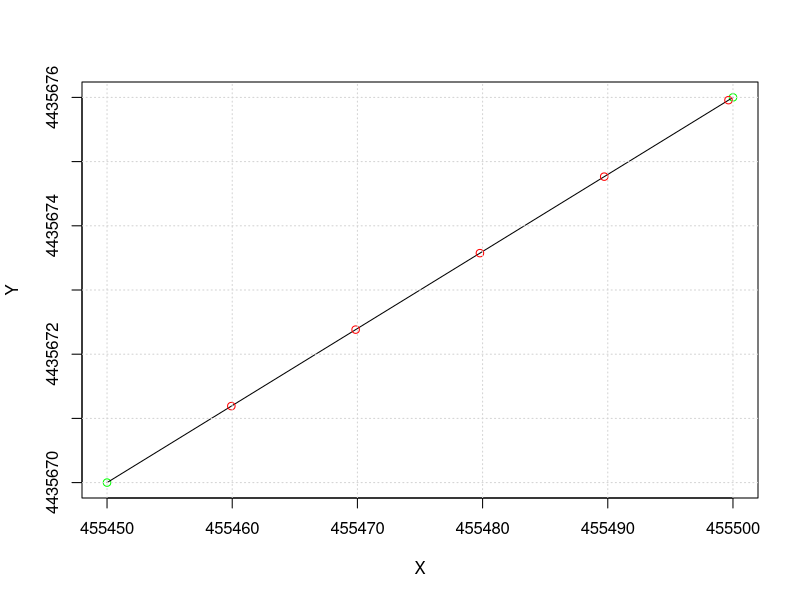

This figure's R source:
##
# Hat aplikasyonu
#Coder Assist. Prof. Dr. Mustafa Zeybek

# set working directory

setwd("Desktop/") # change

#Enter points

p1 <- c(455450.00,4435670.00)
p2 <- c(455500.00,4435676.00)
pts <- data.frame(rbind(p1,p2))
colnames(pts) <- c("X", "Y")
#plot(pts)

# Compute azimuth
semt <- atan((pts$X[2]- pts$X[1])/(pts$Y[2]- pts$Y[1]))*200/pi
if ((pts$Y[2]- pts$Y[1])==0 && pts$X[2]>pts$X[1]) {
  semt <- 100
} else if ((pts$Y[2]- pts$Y[1])==0 && pts$X[2]<pts$X[1]) {
  semt <- 200
}
delta_x <- pts$X[2]-pts$X[1]
delta_y <- pts$Y[2]-pts$Y[1]
if ((delta_x)>0 & (delta_y)>0) {
  semt<- atan((delta_x)/(delta_y))*200/pi   
} else if ((delta_x)>0 & (delta_y)<0){
  semt<- atan((delta_x)/(delta_y))*200/pi+200   
} else if ((delta_x)<0 & (delta_y)<0) {
  semt<- atan((delta_x)/(delta_y))*200/pi+200   
} else {
  semt<- atan((delta_x)/(delta_y))*200/pi+400
}

# setting out interval
# 10 m aralıklarda hat aplikasyonu

dist <- sqrt((pts$X[2]- pts$X[1])^2 + (pts$Y[2]- pts$Y[1])^2)
ite <- seq(10, dist-0.1, by=10)
apk <- data.frame()
n <- length(ite)
i= 1
for (i in 1:n) {
  print(i)
  out1 <- pts$Y[1] + ite[i]*cos(semt*pi/200)
  print(out1)
  out2 <- pts$X[1] + ite[i]*sin(semt*pi/200)
  print(out2)
  apk[i,1] <- out2
  apk[i,2] <- out1
}

## graphics
plot(pts, col= "green")
lines(pts)
points(apk$V1, apk$V2, col="red", type = "p")
grid()
colnames(apk) <- c("X", "Y")
# export
write.csv(format(round(apk,3), nsmall=3), "hat.dat", quote = FALSE)
